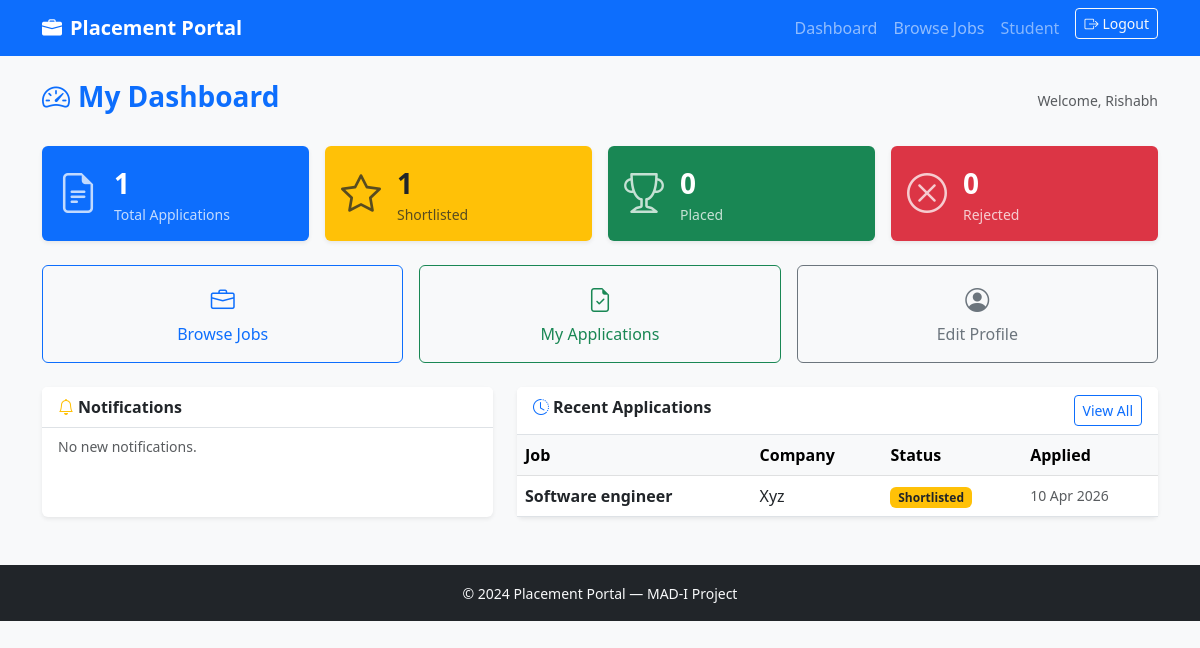
Before: /student/dashboard (signed in) with the older database file.
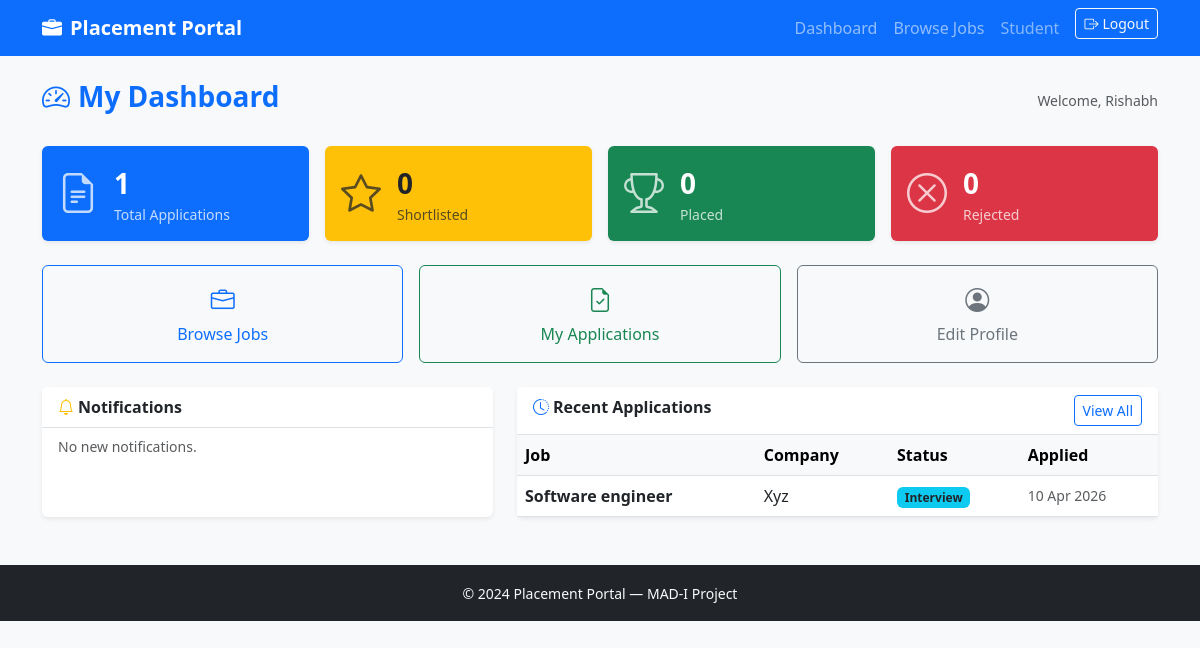
After: the same page with the newer database file.
### models.py (models this page shows, shortened)
class User(UserMixin, db.Model):
    id= db.Column(db.Integer, primary_key=True)
    username= db.Column(db.String(80), unique=True, nullable=False)
    email= db.Column(db.String(120), unique=True, nullable=False)
    password_hash = db.Column(db.String(256))
    role = db.Column(db.String(20))
    active = db.Column(db.Boolean, default=True)
    student_profile = db.relationship('Student', backref='user', uselist=False)
    company_profile = db.relationship('Company', backref='user', uselist=False)
    @property
    def is_active(self):
        return self.active

class Student(db.Model):
    id = db.Column(db.Integer, primary_key=True)
    user_id = db.Column(db.Integer, db.ForeignKey('user.id'), nullable=False)
    name = db.Column(db.String(100))
    roll_no = db.Column(db.String(50), unique=True)
    branch = db.Column(db.String(100))
    cgpa = db.Column(db.Float)
    skills = db.Column(db.Text)
    phone = db.Column(db.String(20))
    linkedin = db.Column(db.String(250))
    about = db.Column(db.Text)
    resume_path = db.Column(db.String(250))
    applications  = db.relationship('Application', backref='student', lazy='dynamic')
    notifications = db.relationship('Notification', backref='student', lazy='dynamic')

class Application(db.Model):
    id = db.Column(db.Integer, primary_key=True)
    student_id = db.Column(db.Integer, db.ForeignKey('student.id'), nullable=False)
    job_id = db.Column(db.Integer, db.ForeignKey('job_position.id'), nullable=False)
    applied_at = db.Column(db.DateTime, default=lambda: datetime.now(timezone.utc))
    status = db.Column(db.String(30), default='applied')
    notes = db.Column(db.Text)
    updated_at = db.Column(db.DateTime, default=lambda: datetime.now(timezone.utc))
    __table_args__ = (
        db.UniqueConstraint('student_id', 'job_id', name='uq_student_job'),
    )

class JobPosition(db.Model):
    id = db.Column(db.Integer, primary_key=True)
    company_id = db.Column(db.Integer, db.ForeignKey('company.id'), nullable=False)
    title = db.Column(db.String(150))
    description = db.Column(db.Text)
    required_skills = db.Column(db.Text)
    experience = db.Column(db.String(100))
    salary_min = db.Column(db.Float)
    salary_max = db.Column(db.Float)
    location = db.Column(db.String(150))
    deadline = db.Column(db.DateTime)
    status = db.Column(db.String(20), default='active')
    is_approved = db.Column(db.Boolean, default=False)
    created_at = db.Column(db.DateTime, default=lambda: datetime.now(timezone.utc), nullable=False)
    applications = db.relationship('Application', backref='job', lazy='dynamic')

class Company(db.Model):
    id = db.Column(db.Integer, primary_key=True)
    user_id = db.Column(db.Integer, db.ForeignKey('user.id'), nullable=False)
    name = db.Column(db.String(150))
    industry = db.Column(db.String(100))
    website = db.Column(db.String(250))
    description = db.Column(db.Text)
    location = db.Column(db.String(150))
    approval_status = db.Column(db.String(20), default='pending')
    is_blacklisted  = db.Column(db.Boolean, default=False)
    created_at = db.Column(db.DateTime, default=lambda: datetime.now(timezone.utc), nullable=False)
    jobs = db.relationship('JobPosition', backref='company', lazy='dynamic')

### routes/student.py (the view)
@student_bp.route('/dashboard')
@login_required
@student_required
def dashboard():
    student = current_user.student_profile
    applications = student.applications.order_by(Application.applied_at.desc()).limit(5).all()
    notifications = student.notifications.filter_by(is_read=False)\
        .order_by(Notification.created_at.desc()).all()
    for n in notifications:
        n.is_read = True
    db.session.commit()
    stats = {
        'total':       student.applications.count(),
        'shortlisted': student.applications.filter_by(status='shortlisted').count(),
        'placed':      student.applications.filter_by(status='placed').count(),
        'rejected':    student.applications.filter_by(status='rejected').count(),
    }
    return render_template('student/dashboard.html',student=student,applications=applications,notifications=notifications,stats=stats)

### models.py (called while the page is built)
@login_manager.user_loader
def load_user(user_id):
    return User.query.get(int(user_id))

### routes/student.py (called while the page is built)
def student_required(f):
    @wraps(f)
    def wrapped(*args, **kwargs):
        if not current_user.is_authenticated:
            return redirect(url_for('auth.login'))
        if current_user.role != 'student':
            flash('Student access required.', 'danger')
            return redirect(url_for('auth.login'))
        if not current_user.active:
            flash('Your account has been suspended.', 'danger')
            return redirect(url_for('auth.logout'))
        return f(*args, **kwargs)
    return wrapped

### templates/student/dashboard.html (shortened to what this page needs)
{% extends 'base.html' %}
{% block content %}
<div class="d-flex justify-content-between align-items-center mb-4">
  <h3 class="fw-bold text-primary">
    <i class="bi bi-speedometer2 me-2"></i>My Dashboard
  </h3>
  <small class="text-muted">Welcome, {{ student.name or current_user.username }}</small>
</div>
<div class="row g-3 mb-4">
  <div class="col-sm-6 col-xl-3">
    <div class="card border-0 shadow-sm bg-primary text-white">
      <div class="card-body d-flex align-items-center gap-3">
        <i class="bi bi-file-earmark-text fs-1 opacity-75"></i>
        <div>
          <div class="fs-3 fw-bold">{{ stats.total }}</div>
          <div class="small opacity-75">Total Applications</div>
        </div>
      </div>
    </div>
  </div>
  <div class="col-sm-6 col-xl-3">
    <div class="card border-0 shadow-sm bg-warning text-dark">
      <div class="card-body d-flex align-items-center gap-3">
        <i class="bi bi-star fs-1 opacity-75"></i>
        <div>
          <div class="fs-3 fw-bold">{{ stats.shortlisted }}</div>
          <div class="small opacity-75">Shortlisted</div>
        </div>
      </div>
    </div>
  </div>
  <div class="col-sm-6 col-xl-3">
    <div class="card border-0 shadow-sm bg-success text-white">
      <div class="card-body d-flex align-items-center gap-3">
        <i class="bi bi-trophy fs-1 opacity-75"></i>
        <div>
          <div class="fs-3 fw-bold">{{ stats.placed }}</div>
          <div class="small opacity-75">Placed</div>
        </div>
      </div>
    </div>
  </div>
  <div class="col-sm-6 col-xl-3">
    <div class="card border-0 shadow-sm bg-danger text-white">
      <div class="card-body d-flex align-items-center gap-3">
        <i class="bi bi-x-circle fs-1 opacity-75"></i>
        <div>
          <div class="fs-3 fw-bold">{{ stats.rejected }}</div>
          <div class="small opacity-75">Rejected</div>
        </div>
      </div>
    </div>
  </div>
</div>
<div class="row g-3 mb-4">
  <div class="col-md-4">
    <a href="{{ url_for('student.jobs') }}" class="btn btn-outline-primary w-100 py-3">
      <i class="bi bi-briefcase d-block fs-4 mb-1"></i>Browse Jobs
    </a>
  </div>
  <div class="col-md-4">
    <a href="{{ url_for('student.my_applications') }}" class="btn btn-outline-success w-100 py-3">
      <i class="bi bi-file-earmark-check d-block fs-4 mb-1"></i>My Applications
    </a>
  </div>
  <div class="col-md-4">
    <a href="{{ url_for('student.profile') }}" class="btn btn-outline-secondary w-100 py-3">
      <i class="bi bi-person-circle d-block fs-4 mb-1"></i>Edit Profile
    </a>
  </div>
</div>
<div class="row g-4">
  <div class="col-md-5">
    <div class="card border-0 shadow-sm h-100">
      <div class="card-header bg-white fw-semibold border-bottom">
        <i class="bi bi-bell me-1 text-warning"></i>Notifications
      </div>
      <ul class="list-group list-group-flush">
        {% for n in notifications %}
        <li class="list-group-item small">
          <i class="bi bi-info-circle-fill text-info me-1"></i>
          {{ n.message }}
          <div class="text-muted" style="font-size:0.75rem;">{{ n.created_at.strftime('%d %b %Y, %I:%M %p') }}</div>
        </li>
        {% else %}
        <li class="list-group-item text-muted small">No new notifications.</li>
        {% endfor %}
      </ul>
    </div>
  </div>
  <div class="col-md-7">
    <div class="card border-0 shadow-sm h-100">
      <div class="card-header bg-white fw-semibold border-bottom d-flex justify-content-between">
        <span><i class="bi bi-clock-history me-1 text-primary"></i>Recent Applications</span>
        <a href="{{ url_for('student.my_applications') }}" class="btn btn-sm btn-outline-primary">View All</a>
      </div>
      <div class="table-responsive">
        <table class="table table-hover align-middle mb-0">
          <thead class="table-light">
            <tr>
              <th>Job</th>
              <th>Company</th>
              <th>Status</th>
              <th>Applied</th>
            </tr>
          </thead>
          <tbody>
            {% for app in applications %}
            <tr>
              <td class="fw-semibold">{{ app.job.title }}</td>
              <td>{{ app.job.company.name }}</td>
              <td>
                <span class="badge
                  {% if app.status == 'placed' %}bg-success
                  {% elif app.status == 'shortlisted' %}bg-warning text-dark
                  {% elif app.status == 'interview' %}bg-info text-dark
                  {% elif app.status == 'rejected' %}bg-danger
                  {% else %}bg-secondary{% endif %}">
                  {{ app.status | capitalize }}
                </span>
              </td>
              <td class="small text-muted">{{ app.applied_at.strftime('%d %b %Y') }}</td>
            </tr>
            {% else %}
            <tr>
              <td colspan="4" class="text-center text-muted py-4">No applications yet.</td>
            </tr>
            {% endfor %}
          </tbody>
        </table>
      </div>
    </div>
  </div>
</div>
{% endblock %}

### templates/base.html (shortened to what this page needs)
<!DOCTYPE html>
<html lang="en">
<head>
  <link href="https://cdn.jsdelivr.net/npm/bootstrap@5.3.0/dist/css/bootstrap.min.css" rel="stylesheet"/>
  <link href="https://cdn.jsdelivr.net/npm/bootstrap-icons@1.11.0/font/bootstrap-icons.css" rel="stylesheet"/>
</head>
<body class="bg-light">
<nav class="navbar navbar-expand-lg navbar-dark bg-primary">
  <div class="container">
    <a class="navbar-brand fw-bold" href="{{ url_for('auth.index') }}">
      <i class="bi bi-briefcase-fill me-2"></i>Placement Portal
    </a>
    <div class="collapse navbar-collapse" id="navbarNav">
      <ul class="navbar-nav ms-auto">
        {% if current_user.is_authenticated %}
          {% if current_user.role == 'admin' %}
            <li class="nav-item">
              <a class="nav-link" href="{{ url_for('admin.dashboard') }}">Dashboard</a>
            </li>
          {% elif current_user.role == 'company' %}
            <li class="nav-item">
              <a class="nav-link" href="{{ url_for('company.dashboard') }}">Dashboard</a>
            </li>
          {% elif current_user.role == 'student' %}
            <li class="nav-item">
              <a class="nav-link" href="{{ url_for('student.dashboard') }}">Dashboard</a>
            </li>
            <li class="nav-item">
              <a class="nav-link" href="{{ url_for('student.jobs') }}">Browse Jobs</a>
            </li>
          {% endif %}
          <li class="nav-item">
            <span class="nav-link text-white-50">
              {{ current_user.role | capitalize }}
            </span>
          </li>
          <li class="nav-item">
            <a class="btn btn-outline-light btn-sm ms-2"
               href="{{ url_for('auth.logout') }}">
              <i class="bi bi-box-arrow-right me-1"></i>Logout
            </a>
          </li>
        {% endif %}
      </ul>
    </div>
  </div>
</nav>
<main class="container my-4">
  {% block content %}{% endblock %}
</main>
<footer class="bg-dark text-light text-center py-3 mt-5">
  <small>&copy; 2024 Placement Portal — MAD-I Project</small>
</footer>
</body>
</html>

Changed rows visible on the page:
changed Application "Software engineer": status "Shortlisted" → "Interview"
Other visible differences:
{{ stats.shortlisted }}: "1" → "0"
